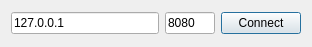
<?xml version="1.0" encoding="UTF-8"?>
<ui version="4.0">
 <class>serverAddress</class>
 <widget class="QDialog" name="serverAddress">
  <property name="geometry">
   <rect>
    <x>0</x>
    <y>0</y>
    <width>312</width>
    <height>47</height>
   </rect>
  </property>
  <property name="windowTitle">
   <string>Dialog</string>
  </property>
  <layout class="QGridLayout" name="gridLayout">
   <item row="0" column="0">
    <layout class="QHBoxLayout" name="horizontalLayout">
     <item>
      <widget class="QLineEdit" name="serverAdd">
       <property name="sizePolicy">
        <sizepolicy hsizetype="Expanding" vsizetype="Fixed">
         <horstretch>0</horstretch>
         <verstretch>0</verstretch>
        </sizepolicy>
       </property>
       <property name="text">
        <string>127.0.0.1</string>
       </property>
       <property name="placeholderText">
        <string>Server Address</string>
       </property>
      </widget>
     </item>
     <item>
      <widget class="QLineEdit" name="portNum">
       <property name="minimumSize">
        <size>
         <width>50</width>
         <height>0</height>
        </size>
       </property>
       <property name="maximumSize">
        <size>
         <width>50</width>
         <height>16777215</height>
        </size>
       </property>
       <property name="text">
        <string>8080</string>
       </property>
       <property name="placeholderText">
        <string>Port</string>
       </property>
      </widget>
     </item>
     <item>
      <widget class="QPushButton" name="pushButton">
       <property name="text">
        <string>Connect</string>
       </property>
       <property name="autoDefault">
        <bool>true</bool>
       </property>
       <property name="default">
        <bool>true</bool>
       </property>
      </widget>
     </item>
    </layout>
   </item>
  </layout>
 </widget>
 <tabstops>
  <tabstop>serverAdd</tabstop>
  <tabstop>portNum</tabstop>
  <tabstop>pushButton</tabstop>
 </tabstops>
 <resources/>
 <connections/>
</ui>
